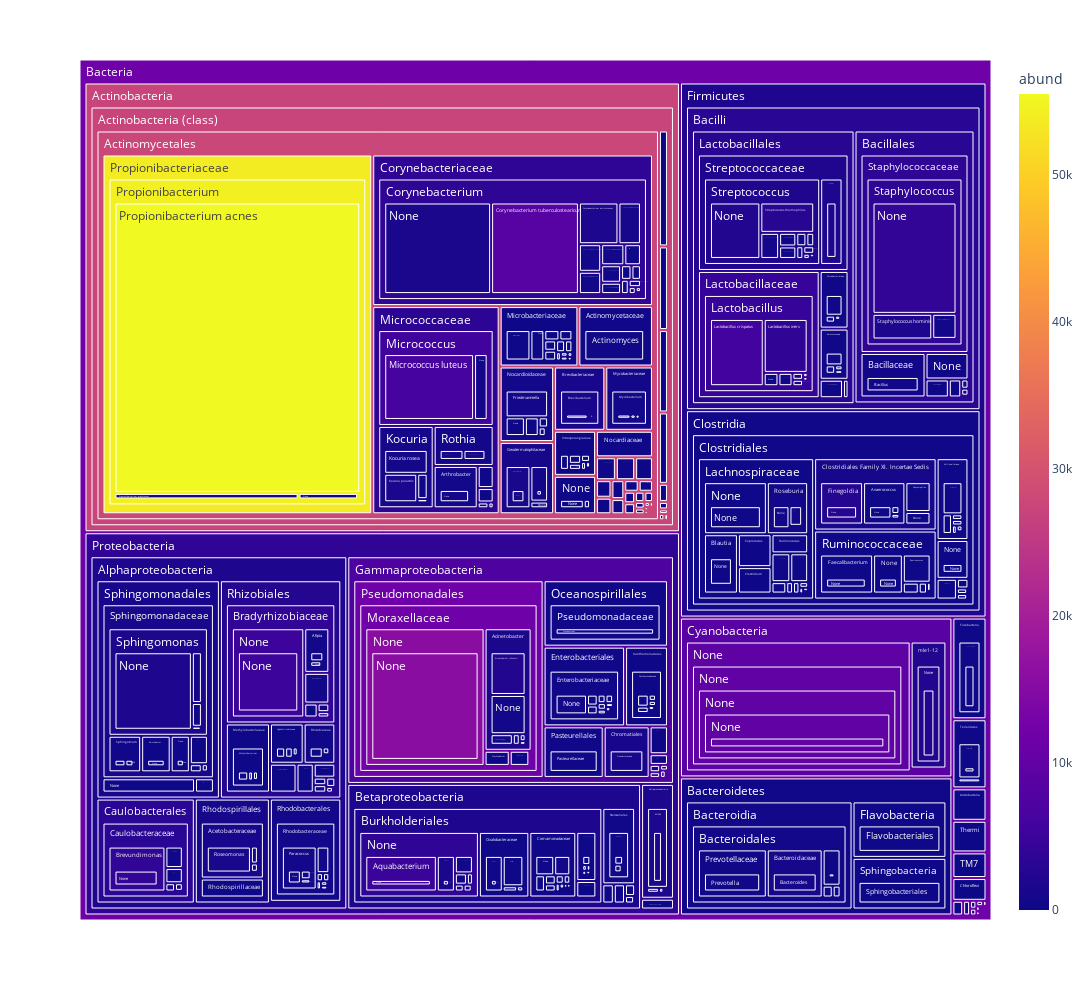

Notebook code cell kept with this figure:
### Code cell
fig = px.treemap(dt_treemap,
  path = ['king', 'phyl', 'class', 'order', 'fam', 'genus', 'species'],
  values = 'abund',
  color = 'abund',
  width = 1500,
  height = 1000
)

fig.show()

### Figure 1 — Plotly figure (JSON) as saved in the notebook; plotly's stock layout.template omitted (floating-point values rounded to 4 significant figures; data arrays with more than 128 entries replaced by an {"elided": "..."} marker saying what was removed)
{"data": [{"branchvalues": "total", "customdata": {"elided": "2166x1 float values"}, "domain": {"x": [0, 1], "y": [0, 1]}, "hovertemplate": "labels=%{label}<br>abund_sum=%{value}<br>parent=%{parent}<br>id=%{id}<br>abund=%{color}<extra></extra>", "ids": {"elided": "2166 str values"}, "labels": {"elided": "2166 str values"}, "marker": {"coloraxis": "coloraxis", "colors": {"elided": "2166 float values"}}, "name": "", "parents": {"elided": "2166 str values"}, "type": "treemap", "values": {"elided": "2166 int values"}}], "layout": {"coloraxis": {"colorbar": {"title": {"text": "abund"}}, "colorscale": [[0, "#0d0887"], [0.1111, "#46039f"], [0.2222, "#7201a8"], [0.3333, "#9c179e"], [0.4444, "#bd3786"], [0.5556, "#d8576b"], [0.6667, "#ed7953"], [0.7778, "#fb9f3a"], [0.8889, "#fdca26"], [1, "#f0f921"]]}, "height": 1000, "legend": {"tracegroupgap": 0}, "margin": {"t": 60}, "width": 1500}}
